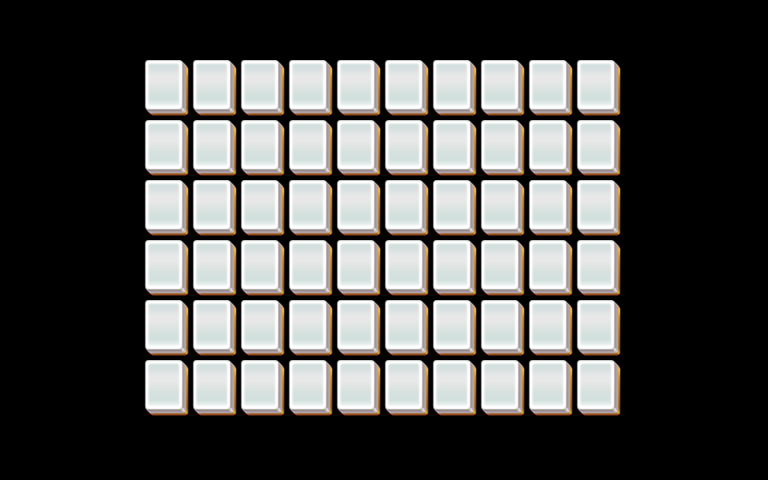

The image is a tile-based game level rendered from a .tmx file. Its description and source (layers, tilesets, objects; grid data summarised) follow:
An orthogonal 32x16 tile map with 24x30 px tiles, 5 tile layers (layer1, layer2, layer3, layer4, ...).

<map version="1.0" orientation="orthogonal" width="32" height="16" tilewidth="24" tileheight="30">
 <properties>
  <property name="species" value="20" />
 </properties>
 <tileset firstgid="1" name="mahjong" tilewidth="48" tileheight="60">
  <image source="mahjong.png" />
 </tileset>
 <layer name="layer1" width="32" height="16">
  <data>[512 cells, 60 non-empty, 1 distinct tile ids]</data>
 </layer>
 <layer name="layer2" width="32" height="16">
  <data>[512 cells, 44 non-empty, 1 distinct tile ids]</data>
 </layer>
 <layer name="layer3" width="32" height="16">
  <data>[512 cells, 60 non-empty, 1 distinct tile ids]</data>
 </layer>
 <layer name="layer4" width="32" height="16">
  <data>[512 cells, 44 non-empty, 1 distinct tile ids]</data>
 </layer>
 <layer name="layer5" width="32" height="16">
  <data>[512 cells, 60 non-empty, 1 distinct tile ids]</data>
 </layer>
</map>
